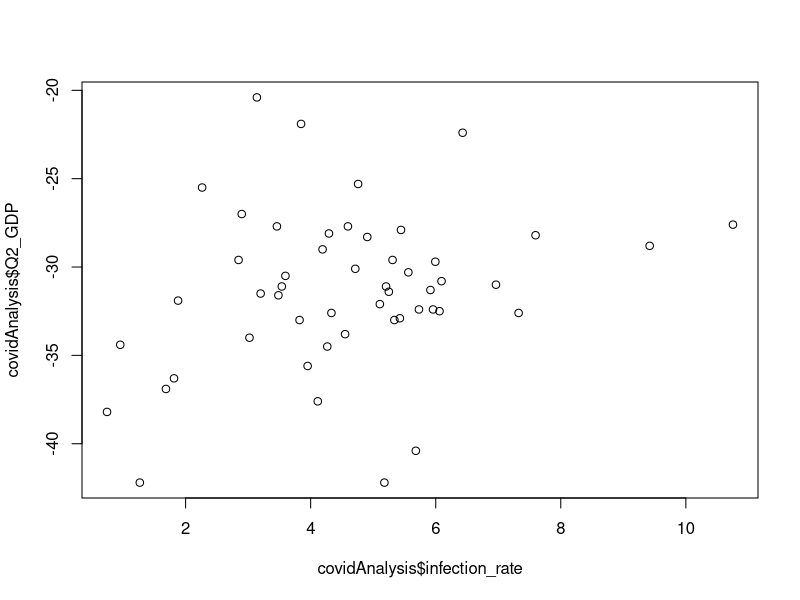
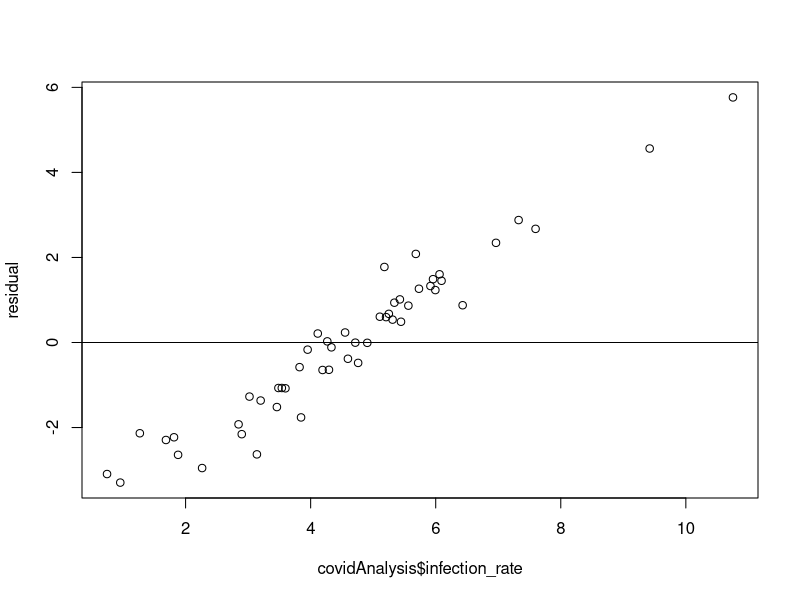
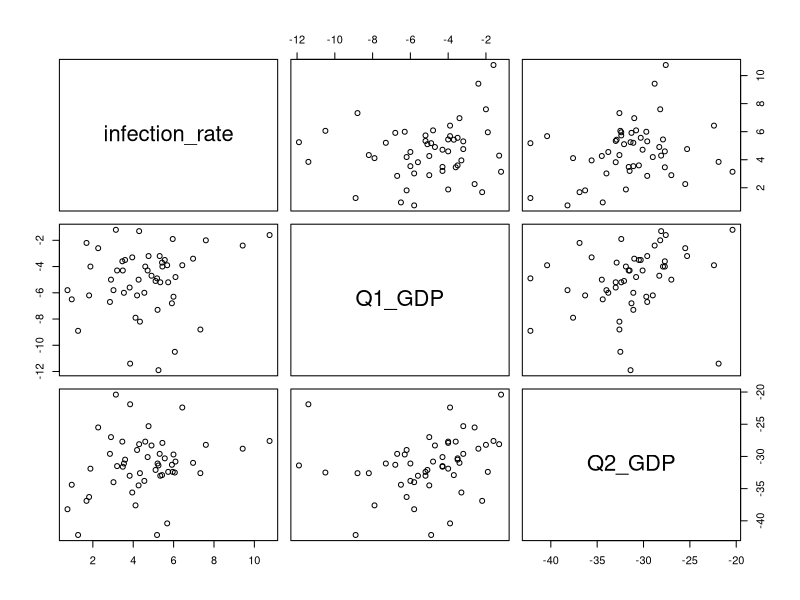

Reproduce these figures in R, in order.
## ---- chunk 1
knitr::opts_chunk$set(echo = TRUE)
## ---- chunk 2
library(tidyverse)
library(lubridate)
library(ggplot2)

covid<-read_csv("Datasets/US_Covid_Cases.csv")
covid
covid$Date<-as.Date(covid$Date, "%m/%d/%y")


mostRecent = covid[ which(covid$Date == '2020-12-03'),1:3]

covidAnalysis <- read_csv('covidAnalysis.csv')

covidAnalysis

plot(covidAnalysis$infection_rate, covidAnalysis$Q2_GDP)

model = lm(covidAnalysis$infection_rate~covidAnalysis$Q2_GDP)

residual = resid(model)

plot(covidAnalysis$infection_rate, residual); abline(0,0)

cov(covidAnalysis$infection_rate, covidAnalysis$Q2_GDP)
cov(covidAnalysis$infection_rate, covidAnalysis$Q1_GDP)

cor(covidAnalysis$infection_rate, covidAnalysis$Q2_GDP)
cor(covidAnalysis$infection_rate, covidAnalysis$Q1_GDP)

pairs(covidAnalysis[ , 4:6 ])
